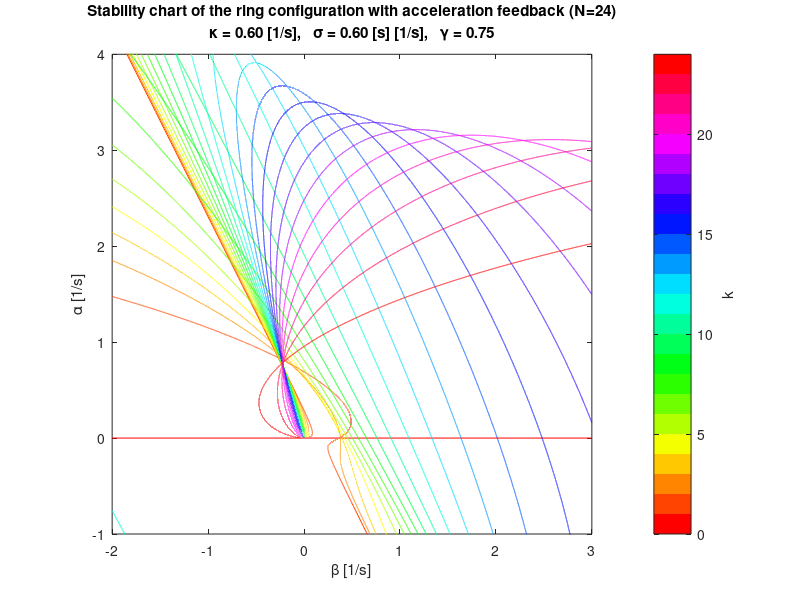

Write MATLAB code to recreate this figure.
%% Create analytical stability charts for the ring configuration with acceleration feedback
clear; %close all; clc;

%% Parameters
kappa=0.6;
sigma=0.6;
gamma=0.75; % 0, 0.25, 0.5, 0.75
NN=24;
% range of parameters
betamin=-2;         %    0, -2
betamax=3;          %  1.2,  3
alphamin=-1;        %    0, -1
alphamax=4;         %  1.2,  4
aspect_ratio=1;     %    1,  1

% range of frequencies for stability boundaries
ommin=0;
ommax=2*pi;
dom=0.0001;
om=ommin:dom:ommax;

%% Stability boundaries
% omega>0
alpha=zeros(NN-1,length(om));
beta=zeros(size(alpha));
for kk=1:NN-1
    alpha(kk,:)=om.^2.*(cos(om*sigma)-cos(om*sigma-2*kk*pi/NN)+...
                        gamma*(1-cos(2*kk*pi/NN)))./...
                (-om*sin(2*kk*pi/NN)+2*kappa*(1-cos(2*kk*pi/NN)));
    beta(kk,:)=(-om.^2.*(cos(om*sigma)-gamma*cos(2*kk*pi/NN))+...
                    kappa*om.*(sin(om*sigma)-sin(om*sigma-2*kk*pi/NN)-...
                        gamma*sin(2*kk*pi/NN)))./...
                (-om*sin(2*kk*pi/NN)+2*kappa*(1-cos(2*kk*pi/NN)));
    % remove asymptotes
    beta(kk,beta(kk,:)>betamax | beta(kk,:)<betamin)=nan;
end

%% Stability chart
figure(1); clf; hold on; box on;
colors=interp1(linspace(0,1,7),[1,0,0;1,1,0;0,1,0;0,1,1;0,0,1;1,0,1;1,0,0],...
    linspace(0,1,NN));
colormap(colors);
% omega=0
plot([betamin,betamax],[0,0],'Color',colors(1,:));
% omega>0
for kk=1:NN-1
%     plot(beta(kk,:),alpha(kk,:),'b');
    plot(beta(kk,:),alpha(kk,:),'Color',colors(kk+1,:));
end
axis([betamin betamax alphamin alphamax]);
pbaspect([aspect_ratio,1,1]);
xlabel('\beta [1/s]');
ylabel('\alpha [1/s]');
title(['Stability chart of the ring configuration with acceleration feedback (N=',num2str(NN),')',10,...
       '\kappa = ',num2str(kappa,'%3.2f'),...
       ' [1/s],   \sigma = ',num2str(sigma,'%3.2f'),' [s]',...
       ' [1/s],   \gamma = ',num2str(gamma,'%3.2f')]);
bar=colorbar; ylabel(bar,'k'); caxis([0,NN]);